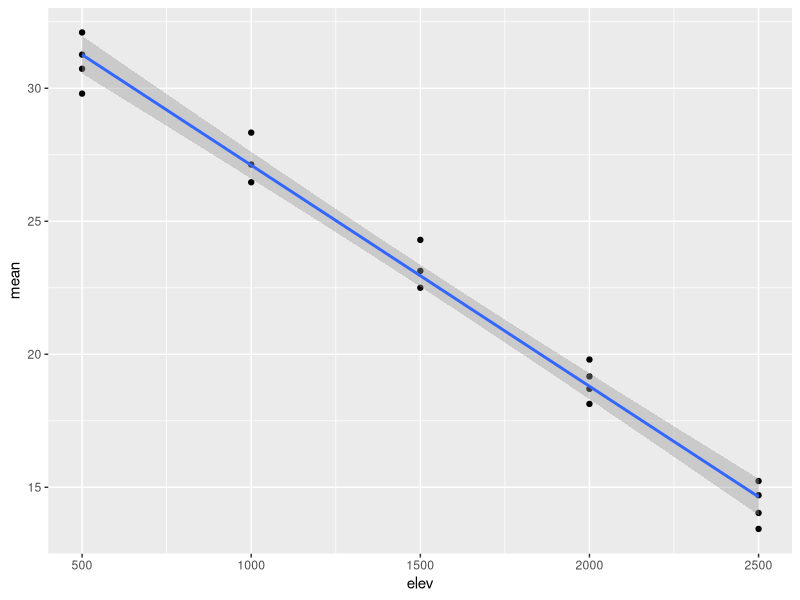
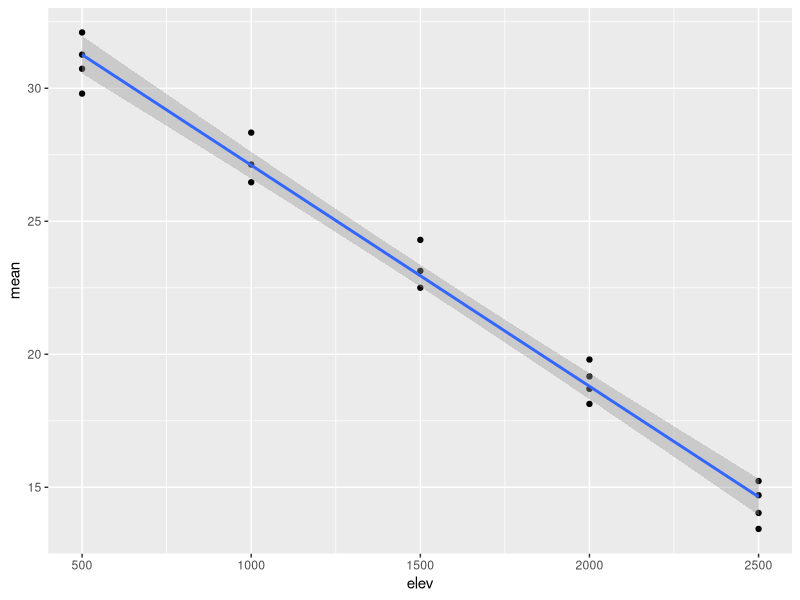

The R source for these figures, in order:
setwd("C:/Users/alex/Desktop/thesis/data")

d = read.csv("data_FINAL.csv")
s = read.csv("sites.csv")

d$mean = (d$m1 + d$m2 + d$m3) / 3
d2 = d[d$mean != 999, ]
d2 = d2[!is.na(d2$mean), ]

library(lme4)
m = lmer(mean ~ elev + (1|site), data = d2)
summary(m)

library(ggplot2)
ggplot(d2, aes(x=elev, y=mean)) + geom_point() + geom_smooth(method="lm")
ggsave("C:/Users/alex/Desktop/thesis/plot1.png")
